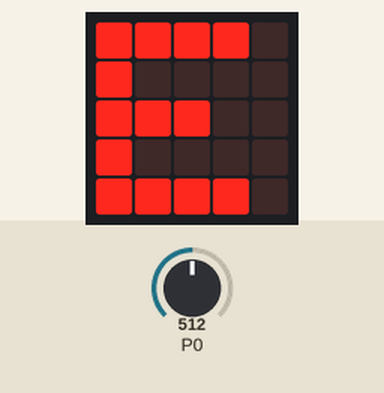
A program run on a simulated BBC micro:bit running MicroPython. Parts: the board's 5×5 LED display. The inputs (shaded band) are chosen by the test bench; at power-on: P0 = 512 (analog values on the 0–1023 scale).

Above: at 1.2 s.
1.3 s: P0 set to 140
At 2.0 s:
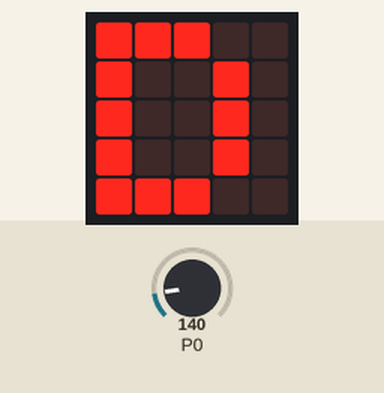
2.8 s: P0 set to 100
At 3.1 s:
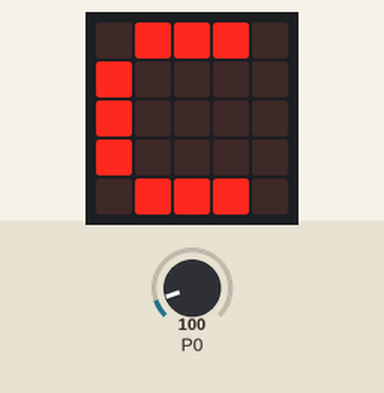
4.3 s: P0 set to 50
At 5.5 s:
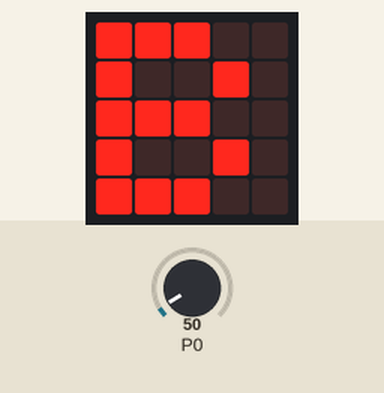
5.8 s: P0 set to 0
At 6.6 s:
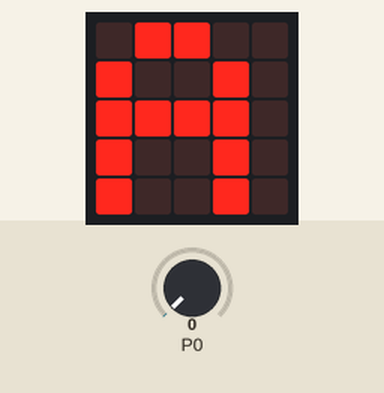
7.3 s: P0 set to 20
At 7.8 s:
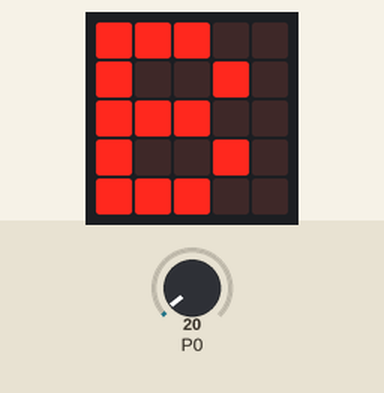
8.8 s: P0 set to 70
At 10.1 s:
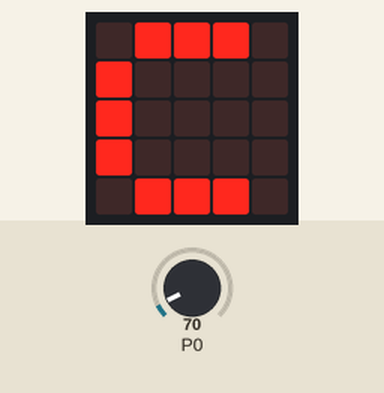
Timing chart, 0 to 11.3 s (numbered marks = the images above; inputs shaded):
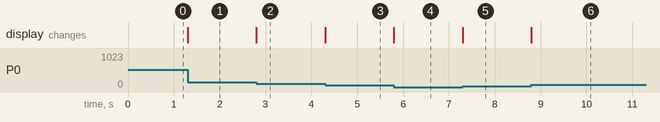

The program:

adckey.py
```python
from microbit import *
while True:
    value = pin0.read_analog()
    if value < 10:
        display.show('A')
    elif value < 60:
        display.show('B')
    elif value < 110:
        display.show('C')
    elif value < 150:
        display.show('D')
    elif value < 550:
        display.show('E')
```

Measured:
- after the input at 1.3 s, the display: changes at once (image 1)
- after the input at 2.8 s, the display: changes at once (image 2)
- after the input at 4.3 s, the display: changes at once (image 3)
- after the input at 5.8 s, the display: changes at once (image 4)
- after the input at 7.3 s, the display: changes at once (image 5)
- after the input at 8.8 s, the display: changes at once (image 6)
